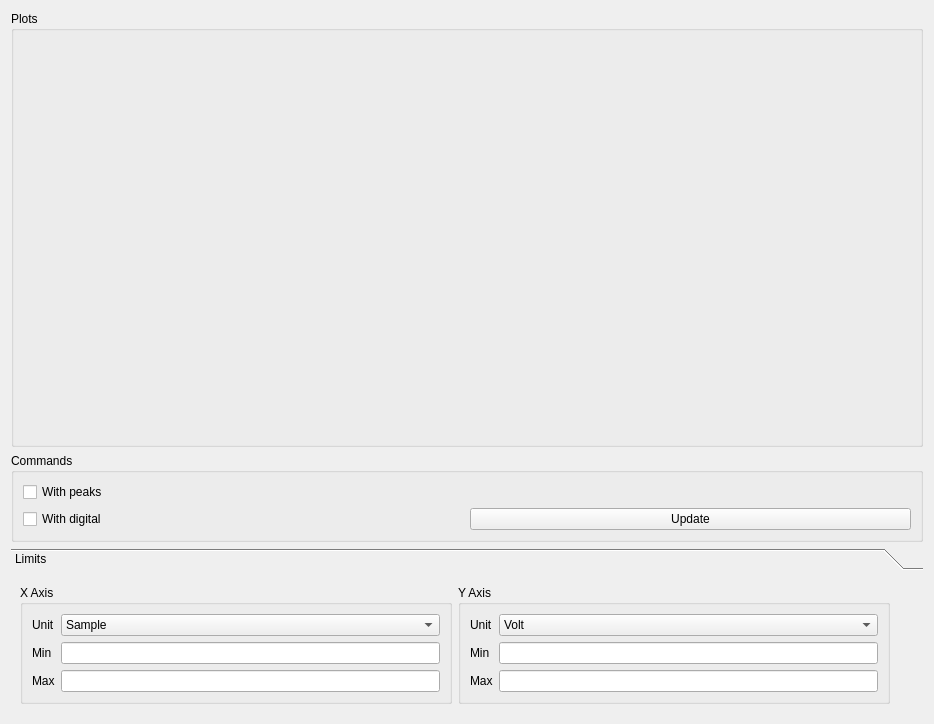
<?xml version="1.0" encoding="UTF-8"?>
<ui version="4.0">
 <class>ChannelViewer</class>
 <widget class="QWidget" name="ChannelViewer">
  <property name="geometry">
   <rect>
    <x>0</x>
    <y>0</y>
    <width>934</width>
    <height>724</height>
   </rect>
  </property>
  <property name="windowTitle">
   <string>Form</string>
  </property>
  <layout class="QVBoxLayout" name="verticalLayout" stretch="1,0,0">
   <item>
    <widget class="QGroupBox" name="grp_plots">
     <property name="title">
      <string>Plots</string>
     </property>
     <layout class="QVBoxLayout" name="verticalLayout_3"/>
    </widget>
   </item>
   <item>
    <widget class="QGroupBox" name="groupBox">
     <property name="title">
      <string>Commands</string>
     </property>
     <layout class="QGridLayout" name="gridLayout">
      <item row="1" column="2">
       <widget class="QPushButton" name="btn_reset">
        <property name="text">
         <string>Update</string>
        </property>
       </widget>
      </item>
      <item row="1" column="0">
       <widget class="QCheckBox" name="chk_digital">
        <property name="text">
         <string>With digital</string>
        </property>
       </widget>
      </item>
      <item row="0" column="0">
       <widget class="QCheckBox" name="chk_peaks">
        <property name="text">
         <string>With peaks</string>
        </property>
       </widget>
      </item>
     </layout>
    </widget>
   </item>
   <item>
    <widget class="QToolBox" name="toolBox">
     <property name="currentIndex">
      <number>0</number>
     </property>
     <widget class="QWidget" name="page_3">
      <property name="geometry">
       <rect>
        <x>0</x>
        <y>0</y>
        <width>916</width>
        <height>153</height>
       </rect>
      </property>
      <attribute name="label">
       <string>Limits</string>
      </attribute>
      <layout class="QHBoxLayout" name="horizontalLayout">
       <item>
        <widget class="QGroupBox" name="groupBox_2">
         <property name="title">
          <string>X Axis</string>
         </property>
         <layout class="QFormLayout" name="formLayout">
          <item row="0" column="0">
           <widget class="QLabel" name="label">
            <property name="text">
             <string>Unit</string>
            </property>
           </widget>
          </item>
          <item row="1" column="0">
           <widget class="QLabel" name="label_2">
            <property name="text">
             <string>Min</string>
            </property>
           </widget>
          </item>
          <item row="2" column="0">
           <widget class="QLabel" name="label_3">
            <property name="text">
             <string>Max</string>
            </property>
           </widget>
          </item>
          <item row="1" column="1">
           <widget class="QLineEdit" name="edt_x_min"/>
          </item>
          <item row="2" column="1">
           <widget class="QLineEdit" name="edt_x_max"/>
          </item>
          <item row="0" column="1">
           <widget class="QComboBox" name="cmb_x_unit">
            <item>
             <property name="text">
              <string>Sample</string>
             </property>
            </item>
            <item>
             <property name="text">
              <string>Seconds</string>
             </property>
            </item>
            <item>
             <property name="text">
              <string>Milliseconds</string>
             </property>
            </item>
           </widget>
          </item>
         </layout>
        </widget>
       </item>
       <item>
        <widget class="QGroupBox" name="groupBox_3">
         <property name="title">
          <string>Y Axis</string>
         </property>
         <layout class="QFormLayout" name="formLayout_2">
          <item row="0" column="0">
           <widget class="QLabel" name="label_6">
            <property name="text">
             <string>Unit</string>
            </property>
           </widget>
          </item>
          <item row="1" column="0">
           <widget class="QLabel" name="label_5">
            <property name="text">
             <string>Min</string>
            </property>
           </widget>
          </item>
          <item row="2" column="0">
           <widget class="QLabel" name="label_4">
            <property name="text">
             <string>Max</string>
            </property>
           </widget>
          </item>
          <item row="1" column="1">
           <widget class="QLineEdit" name="edt_y_min"/>
          </item>
          <item row="2" column="1">
           <widget class="QLineEdit" name="edt_y_max"/>
          </item>
          <item row="0" column="1">
           <widget class="QComboBox" name="cmb_y_unit">
            <item>
             <property name="text">
              <string>Volt</string>
             </property>
            </item>
            <item>
             <property name="text">
              <string>Millivolt</string>
             </property>
            </item>
            <item>
             <property name="text">
              <string>Microvolt</string>
             </property>
            </item>
           </widget>
          </item>
         </layout>
        </widget>
       </item>
       <item>
        <widget class="QWidget" name="widget" native="true">
         <layout class="QVBoxLayout" name="verticalLayout_2"/>
        </widget>
       </item>
      </layout>
     </widget>
    </widget>
   </item>
  </layout>
 </widget>
 <resources/>
 <connections/>
</ui>
